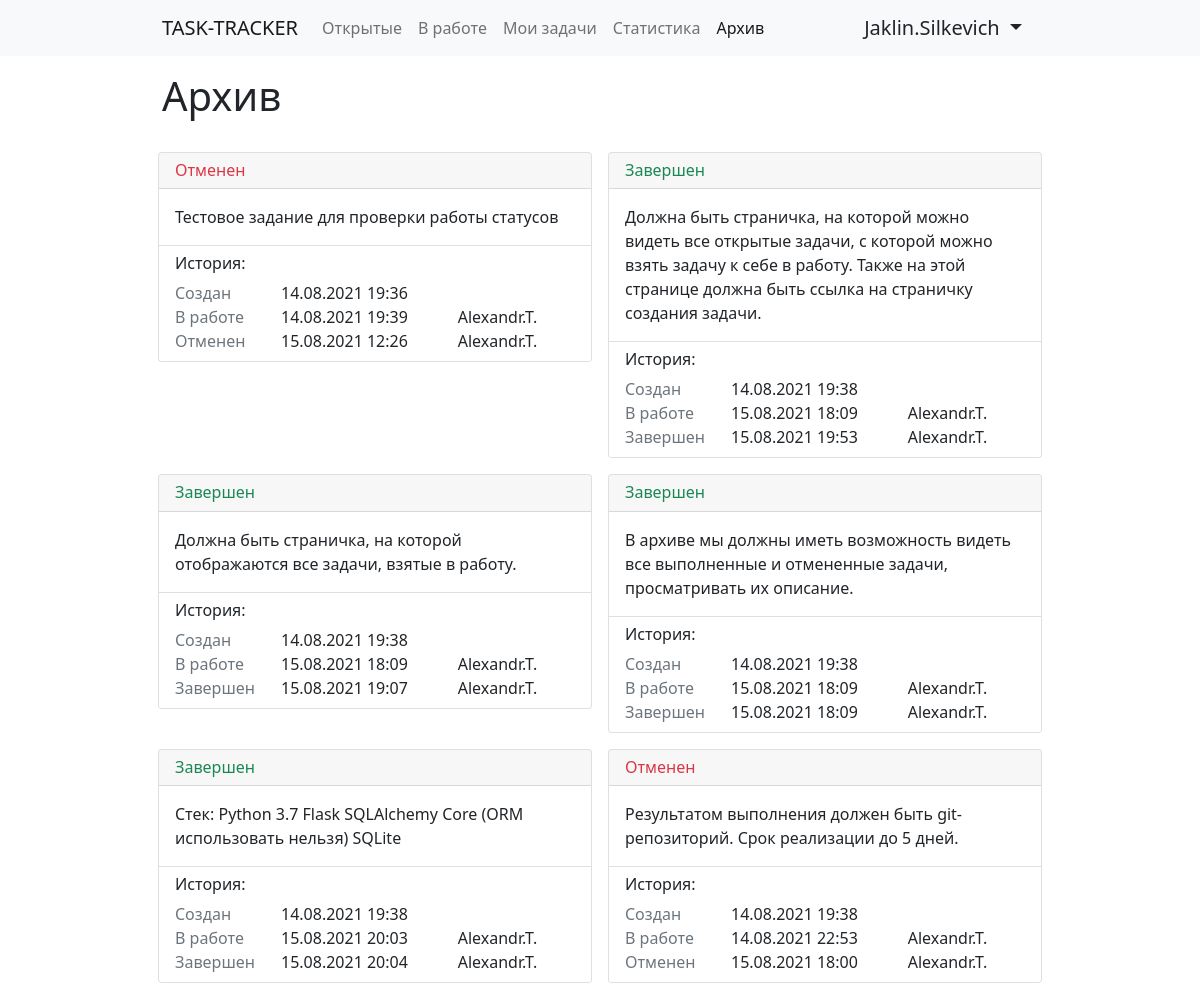
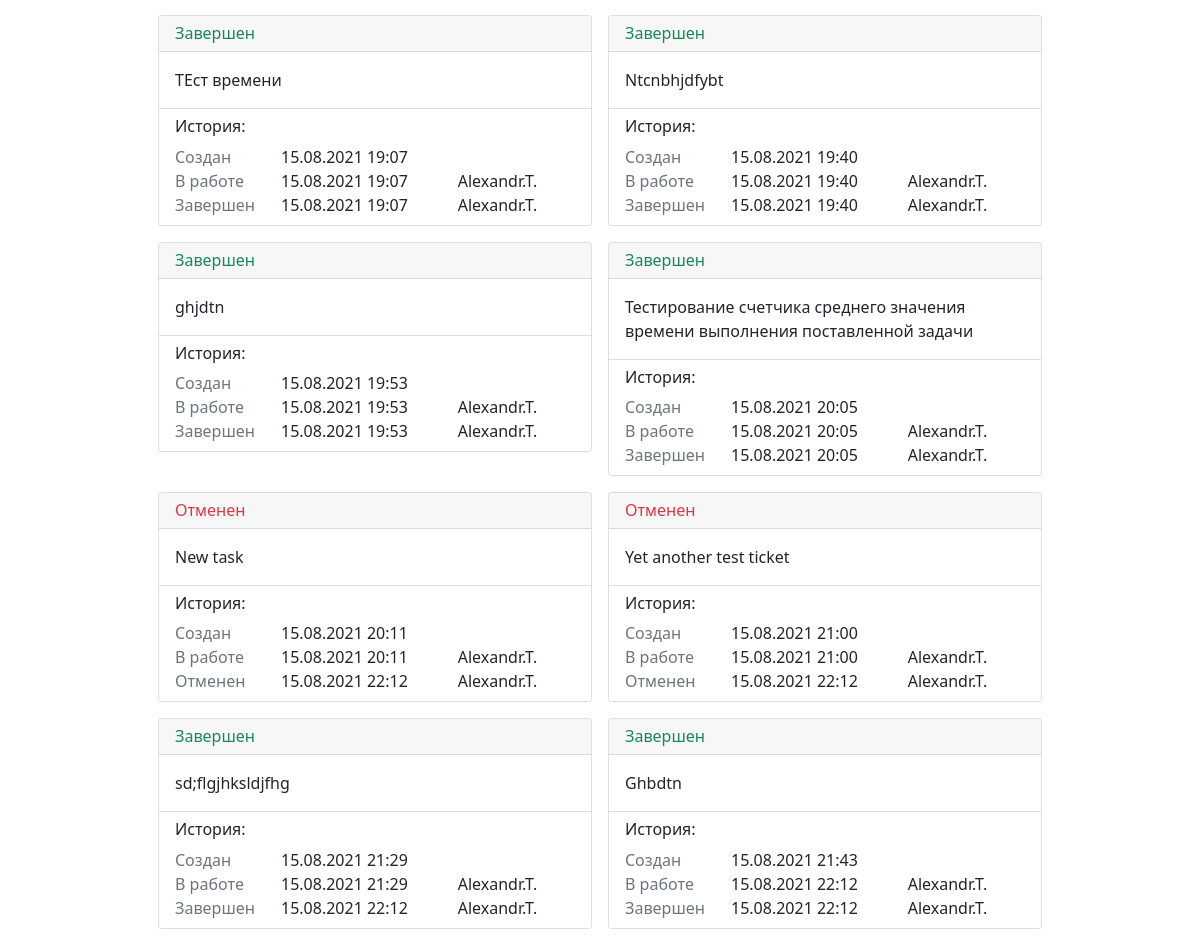
/archive/ (signed in), run on the app's committed database (2 pictures, top to bottom).
### tables this page shows
CREATE TABLE "user" (
	id INTEGER NOT NULL, 
	login VARCHAR, 
	password VARCHAR, 
	fullname VARCHAR, 
	PRIMARY KEY (id), 
	CONSTRAINT uq_user_login UNIQUE (login)
);

CREATE TABLE ticket (
	id INTEGER NOT NULL, 
	description VARCHAR, 
	created_at DATETIME, 
	user_id INTEGER, 
	current_status INTEGER, 
	status_updated_at DATETIME, 
	PRIMARY KEY (id), 
	FOREIGN KEY(user_id) REFERENCES user (id), 
	FOREIGN KEY(current_status) REFERENCES status (id)
);

CREATE TABLE status (
	id INTEGER NOT NULL, 
	title VARCHAR, 
	PRIMARY KEY (id)
);

### app.py (the view)
@app.route('/archive/', methods=['GET'])
@check_auth
def archive(user):
    if request.method == "GET":
        tickets = get_archive_tickets()
        history = get_archive_ticket_history()
        lib = get_all_users_and_statuses()
        return render_template(
            "archive.html",
            user=user,
            tickets=tickets,
            history=history,
            users=lib.get('users'),
            statuses=lib.get('statuses'),
        )

### auth.py (called while the page is built)
def check_auth(func):
    @wraps(func)
    def wrapper(*args, **kwargs):
        if not request.cookies.get('authenticated_user'):
            return redirect('/login/')
        else:
            user_info = engine.execute(select(users).where(users.c.id == request.cookies.get('authenticated_user'))).fetchone()
            user = {
                'id': user_info[0],
                'login': user_info[1],
                'fullname': user_info[3],
            }
            return func(*args, user=user, **kwargs)
    return wrapper

### lib.py (called while the page is built)
def get_all_users_and_statuses():
    users_query = select(users)
    statuses_query = select(statuses)
    with engine.begin() as connection:
        users_list = connection.execute(users_query).fetchall()
        statuses_list = connection.execute(statuses_query).fetchall()
    users_dict = {}
    statuses_dict = {}
    for (id, login, password, fullname) in users_list:
        print(id)
        print(fullname)
        users_dict.update(
            {id: fullname}
        )
    for (id, title) in statuses_list:
        statuses_dict.update(
            {id: title}
        )
    return {
        'users': users_dict,
        'statuses': statuses_dict,
    }

### tickets.py (called while the page is built)
def get_archive_tickets():
    query = select(tickets).select_from(
        tickets.join(
            statuses,
            tickets.c.current_status == statuses.c.id
        )
    ).where(
        or_(statuses.c.title == "Отменен", statuses.c.title == "Завершен")
    )
    tickets_list = engine.execute(query).fetchall()
    return parse_tickets(tickets_list)

def get_archive_ticket_history():
    done_status = select(statuses.c.id).where(
        statuses.c.title == "Завершен"
    ).scalar_subquery()
    cancell_status = select(statuses.c.id).where(
        statuses.c.title == "Отменен"
    ).scalar_subquery()
    tickets_history_query = select(tickets_history).select_from(
        tickets.join(tickets_history, tickets.c.id == tickets_history.c.ticket)
    ).where(
        or_(
            tickets.c.current_status == done_status,
            tickets.c.current_status == cancell_status)
    )
    tickets_history_list = engine.execute(tickets_history_query).fetchall()
    return parse_tickets_history(tickets_history_list)

### templates/archive.html (shortened to what this page needs)
{% extends 'base.html' %}
{% block content %}
    <div class="row mb-3">
        <div class="col-6">
            <h1>Архив</h1>
        </div>
    </div>
    <div class="row">
        {% for ticket in tickets %}
            <div class="col-md-6 col-lg-6 p-2">
                <div class="card">
                    <div class="card-header">
                        <h6 class="mb-0
{% if statuses.get(ticket.current_status) == "Отменен" %}
                        text-danger
{% elif statuses.get(ticket.current_status) == "Завершен" %}
text-success
{% endif %} ">{{ statuses.get(ticket.current_status) }}</h6>
                    </div>
                    <div class="card-body">
                        <p class="card-text">{{ ticket.description }}</p>
                    </div>
                    <div class="card-footer bg-white">
                        <h6>История:</h6>
                        <div class="row">
                            <div class="col-3">
                                <div class="text-muted">Создан</div>
                            </div>
                            <div class="col-5">
                                <div class="text">{{ ticket.created_at.strftime('%d.%m.%Y %H:%M') }}</div>
                            </div>
                        </div>
                        {% for h in history[ticket.id] %}
                            <div class="row">
                            <div class="col-3">
                                <div class="text-muted">{{ statuses.get(h.status) }}</div>
                            </div>
                            <div class="col-5">
                                <div class="text">{{ h.updated_at.strftime('%d.%m.%Y %H:%M') }}</div>
                            </div>
                            <div class="col-4">
                                <div class="text">{{ users.get(h.updated_by) }}</div>
                            </div>
                        </div>
                        {% endfor %}
                    </div>
                </div>
            </div>
        {% endfor %}
    </div>
{% endblock %}

### templates/base.html (shortened to what this page needs)
<!doctype html>
<html lang="ru">
<head>
    <link href="https://cdn.jsdelivr.net/npm/bootstrap@5.0.2/dist/css/bootstrap.min.css" rel="stylesheet"
>
</head>
<body>
<nav class="navbar navbar-expand-lg navbar-light bg-light mb-3">
    <div class="container-fluid w-75">
        <a class="navbar-brand text-uppercase" href="#">Task-tracker</a>
        <div class="collapse navbar-collapse" id="navbarSupportedContent">
            <ul class="navbar-nav me-auto mb-2 mb-lg-0">
                <li class="nav-item">
                    <a class="nav-link {% if request.path == "/" %} active {% endif %}" aria-current="page" href="/">
                        Открытые
                    </a>
                </li>
                <li class="nav-item">
                    <a class="nav-link {% if request.path == '/at_work/' %}active{% endif %}" aria-current="page" href="/at_work/">
                        В работе
                    </a>
                </li>
                <li class="nav-item">
                    <a class="nav-link {% if request.path == '/my_tickets/' %}active{% endif %}" aria-current="page" href="/my_tickets/">
                        Мои задачи
                    </a>
                </li>
                <li class="nav-item">
                    <a class="nav-link {% if request.path == '/statistic/' %}active{% endif %}" aria-current="page" href="/statistic/">
                        Статистика
                    </a>
                </li>
                <li class="nav-item">
                    <a class="nav-link {% if request.path == '/archive/' %}active{% endif %}" aria-current="page" href="/archive/">
                        Архив
                    </a>
                </li>
            </ul>
            <div class="d-flex">
                <div class="nav-item dropdown">
                    <div class="nav-link dropdown-toggle text-dark h5 mb-0" href="#" id="navbarDropdown" role="button"
                       data-bs-toggle="dropdown" aria-expanded="false">
                        {{ user.fullname }}
                    </div>
                </div>
            </div>
        </div>
    </div>
</nav>
<div class="container w-75">
    {% block content %} {% endblock %}
</div>
</body>
</html>

### data on the page
user: fullname "Jaklin.Silkevich"
ticket: get "Отменен", description "Тестовое задание для проверки работы статусов", created_at "14.08.2021 19:36", updated_at "14.08.2021 19:39" "15.08.2021 12:26"
status: get "В работе" "В работе" "В работе" "В работе" "В работе" "В работе" "В работе" "В работе" "В работе" "В работе" "В работе" "В работе" "В работе" "В работе"
user: get "Alexandr.T." "Alexandr.T." "Alexandr.T." "Alexandr.T." "Alexandr.T." "Alexandr.T." "Alexandr.T." "Alexandr.T." "Alexandr.T." "Alexandr.T." "Alexandr.T." "Alexandr.T." "Alexandr.T." "Alexandr.T." "Alexandr.T." "Alexandr.T." "Alexandr.T." "Alexandr.T." "Alexandr.T." "Alexandr.T." "Alexandr.T." "Alexandr.T." "Alexandr.T." "Alexandr.T." "Alexandr.T." "Alexandr.T." "Alexandr.T." "Alexandr.T."
status: get "Отменен" "Отменен" "Отменен" "Отменен"
ticket: get "Завершен", description "Должна быть страничка, на которой можно видеть все открытые задачи, с которой можно взять задачу к себе в работу. Также на этой странице должна быть ссылка на страничку создания задачи.", created_at "14.08.2021 19:38", updated_at "15.08.2021 18:09" "15.08.2021 19:53"
status: get "Завершен" "Завершен" "Завершен" "Завершен" "Завершен" "Завершен" "Завершен" "Завершен" "Завершен" "Завершен"
ticket: get "Завершен", description "Должна быть страничка, на которой отображаются все задачи, взятые в работу.", created_at "14.08.2021 19:38", updated_at "15.08.2021 18:09" "15.08.2021 19:07"
ticket: get "Завершен", description "В архиве мы должны иметь возможность видеть все выполненные и отмененные задачи, просматривать их описание.", created_at "14.08.2021 19:38", updated_at "15.08.2021 18:09" "15.08.2021 18:09"
ticket: get "Завершен", description "Стек: Python 3.7 Flask SQLAlchemy Core (ORM использовать нельзя) SQLite", created_at "14.08.2021 19:38", updated_at "15.08.2021 20:03" "15.08.2021 20:04"
ticket: get "Отменен", description "Результатом выполнения должен быть git-репозиторий. Срок реализации до 5 дней.", created_at "14.08.2021 19:38", updated_at "14.08.2021 22:53" "15.08.2021 18:00"
ticket: get "Завершен", description "ТЕст времени", created_at "15.08.2021 19:07", updated_at "15.08.2021 19:07" "15.08.2021 19:07"
ticket: get "Завершен", description "Ntcnbhjdfybt", created_at "15.08.2021 19:40", updated_at "15.08.2021 19:40" "15.08.2021 19:40"
ticket: get "Завершен", description "ghjdtn", created_at "15.08.2021 19:53", updated_at "15.08.2021 19:53" "15.08.2021 19:53"
ticket: get "Завершен", description "Тестирование счетчика среднего значения времени выполнения поставленной задачи", created_at "15.08.2021 20:05", updated_at "15.08.2021 20:05" "15.08.2021 20:05"
ticket: get "Отменен", description "New task", created_at "15.08.2021 20:11", updated_at "15.08.2021 20:11" "15.08.2021 22:12"
ticket: get "Отменен", description "Yet another test ticket", created_at "15.08.2021 21:00", updated_at "15.08.2021 21:00" "15.08.2021 22:12"
ticket: get "Завершен", description "sd;flgjhksldjfhg", created_at "15.08.2021 21:29", updated_at "15.08.2021 21:29" "15.08.2021 22:12"
ticket: get "Завершен", description "Ghbdtn", created_at "15.08.2021 21:43", updated_at "15.08.2021 22:12" "15.08.2021 22:12"
